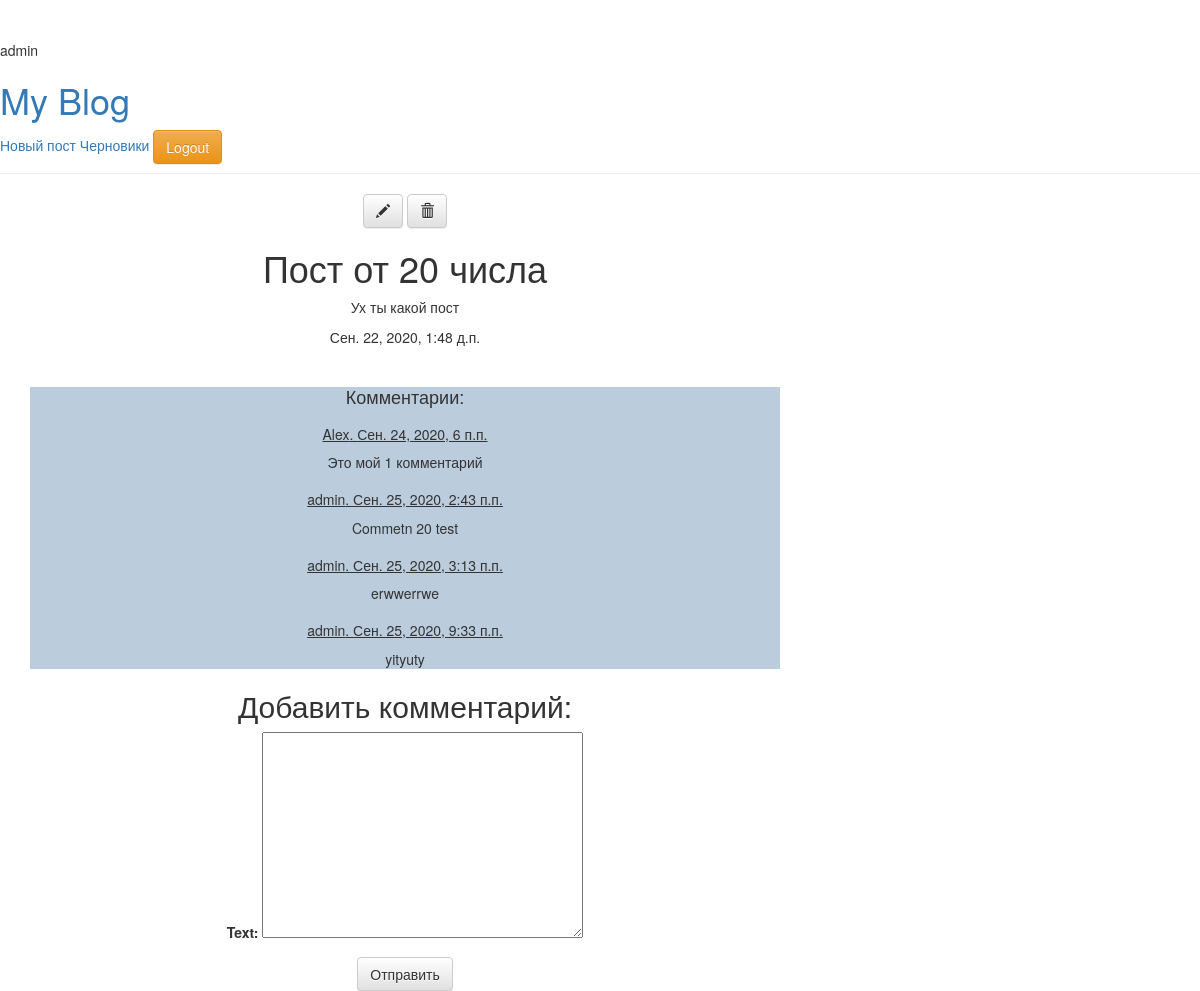
Screenshot of /post/7/detail (signed in) with the database file from the repository.
### my_blog/models.py (models this page shows, shortened)
class Post(models.Model):
    author = models.ForeignKey('auth.User', on_delete=models.CASCADE)
    title = models.CharField(max_length=200)
    text = models.TextField()
    created_date = models.DateTimeField(default=timezone.now)
    published_date = models.DateTimeField(blank=True, null=True)
    deleted = models.BooleanField(default=False)
    draft = models.BooleanField(default=False)
    class Meta:
        verbose_name = 'Пост'
        verbose_name_plural = 'Посты'

class Comment(models.Model):
    author = models.ForeignKey('auth.User', on_delete=models.CASCADE)
    post = models.ForeignKey('Post', on_delete=models.CASCADE)
    text = models.TextField(max_length=500)
    created_date = models.DateTimeField(auto_now_add=True)
    class Meta:
        verbose_name = 'Комментарий'
        verbose_name_plural = 'Комментарии'

### my_blog/views.py (the view)
# urls.py: path('post/<int:post_pk>/detail', views.post_detail, name='post_detail'),
def post_detail(request, post_pk):
    post = get_object_or_404(Post, pk=post_pk)
    comments = Comment.objects.filter(post__id=post_pk)
    if request.method == 'POST':
        form = CommentForm(request.POST)
        if form.is_valid():
            comment = form.save(commit=False)
            comment.post = post
            comment.author = request.user
            comment.save()
            return redirect('post_detail', post_pk=comment.post.pk)
    else:
        form = CommentForm()
    return render(request, 'my_blog/post_detail.html', {
        'post': post,
        'comments': comments,
        'form': form
    })

### my_blog/forms.py
class CommentForm(forms.ModelForm):
    class Meta:
        model = Comment
        fields = ('text',)

### my_blog/templates/my_blog/post_detail.html (shortened to what this page needs)
{% extends 'my_blog/base.html' %}
{% block content %}
<div class="post" style="text-align: center">
    {% if user.is_authenticated %}
    <a class="btn btn-default" href="{% url 'post_edit' post_pk=post.pk %}"><span class="glyphicon
    glyphicon-pencil"></span></a>
    <a class="btn btn-default" href="{% url 'post_delete' post_pk=post.pk %}"><span class="glyphicon
    glyphicon-trash"></span></a>
    {% endif %}
    <h1>{{ post.title }}</h1>
    <p>{{ post.text|linebreaksbr }}</p>
    {% if post.published_date %}
    <div class="date">
        {{ post.published_date }}
    </div>
    {% else %}
    <p>Пост не опубликован</p>
    <a class="btn btn-default" href="{% url 'post_publish' post_pk=post.pk %}">Опубликовать</a>
    <br>
    {% endif %}
    {% if post.published_date is not null%}
    <div style="margin-top: 40px; background-color: #bbccdd">
        <h4>Комментарии:</h4>
        {% for comment in comments %}
        <div class="comment" style="margin-top: 20px">
            <h5 class="info" style="text-decoration: underline">
                {{comment.author}}.
                {{ comment.created_date}}
            </h5>
            <p>
                {{comment.text}}
            </p>
        </div>
        {% endfor %}
    </div>
    {% if user.is_authenticated %}
    <h2>Добавить комментарий:</h2>
    <form method="post">
        {{form.as_p }}
        <button type="submit" class="save btn btn-default">Отправить</button>
    </form>
    {% endif %}
    {% endif %}
</div>
{% endblock %}

### my_blog/templates/my_blog/base.html (shortened to what this page needs)
<!DOCTYPE html>
<html lang="en">
<head>
    <link rel="stylesheet" href="//maxcdn.bootstrapcdn.com/bootstrap/3.2.0/css/bootstrap.min.css">
    <link rel="stylesheet" href="//maxcdn.bootstrapcdn.com/bootstrap/3.2.0/css/bootstrap-theme.min.css">
</head>
<body>
<div class="page-header">
    {{ request.user }}
    <h1><a href="/">My Blog</a></h1>
    {% if user.is_authenticated %}
        <a href="{% url 'post_new' %}">Новый пост</a>
    <a href="{% url 'post_draft_list' %}" class="top-menu">Черновики</a>
 <a href="accounts/login/"><button type="button" class="btn btn-warning">Logout</button></a>
<br>
    {% else %}
    <a href="accounts/login/"><button type="button" class="btn btn-success">Login</button></a>
    {% endif %}
</div>
<div class="content container">
    <div class="row">
        <div class="col-md-8">
            {% block content %}
            {% endblock %}
        </div>
    </div>
</div>
</body>
</html>

### rows the page displays
Post: title "Пост от 20 числа", text "Ух ты какой пост", published_date "Сен. 22, 2020, 1:48 д.п."
Comment: author "Alex", created_date "Сен. 24, 2020, 6 п.п.", text "Это мой 1 комментарий"
Comment: author "admin", created_date "Сен. 25, 2020, 2:43 п.п.", text "Commetn 20 test"
Comment: author "admin", created_date "Сен. 25, 2020, 3:13 п.п.", text "erwwerrwe"
Comment: author "admin", created_date "Сен. 25, 2020, 9:33 п.п.", text "yityuty"

### other values shown
{{ request.user }} "admin"
